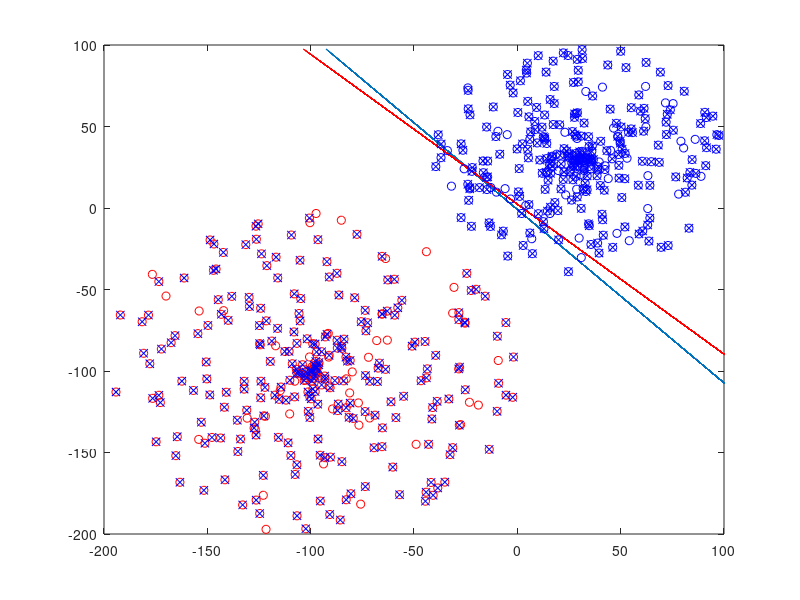

Write MATLAB code to recreate this figure. (Note: this script raises an error after producing the figure.)
% algoritmo para treino da rede neural perceptron 1 neuronio e 1 camada
clc, clear;
load('data/classeA.mat');
load('data/classeB.mat');

w1 = rand();
w2 = rand();
w = [w1 w2];
teta = 1;
neta = 0.025;
total = [classeA classeB];
treino = [classeA(:,1:250) classeB(:,1:250)];
resposta_do_treino = [ones(1,250) ,-1*ones(1,250)];

erro =1;
epoca =0;
x = treino(1,:);
%reta incial antes do treino
reta_inicial = -(w1*x/w2)+(teta/w2);
%plot(reta_inicial,x,'r')
%hold on;

%init gif
figure(1)
filename = 'classificador.gif';
n=1;
%
while erro 
    n=n+1;
    erro=0;
    for i=1:500
        
        u1 = w1*treino(1,i);
        u2 = w2*treino(2,i);
        u = u1+u2-teta;
        if u>=0
            y=1;
        else
            y=-1;
        end
        if y~=resposta_do_treino(i)
           w1=w1 + neta*(resposta_do_treino(i)-y)*treino(1,i);
           w2=w2 + neta*(resposta_do_treino(i)-y)*treino(2,i);
           teta = teta +neta*(resposta_do_treino(i)-y)*-1;
           erro =1;
           
       % elseif y == resposta_do_treino(i)
        %    erro =0;    
        end
        
    end
    epoca = epoca+1;


    %plot(classeA(1,:),classeA(2,:),'ro')
    %hold on;
    %plot(classeB(1,:),classeB(2,:),'bo')
    %plot(treino(1,:),treino(2,:),'bx')
    %hold on;
      x = treino(1,:);
      reta = -(w1*x/w2)+(teta/w2);
      plot(reta,x,reta_inicial,x,'r', classeB(1,:),classeB(2,:),'bo',classeA(1,:),classeA(2,:),'ro', treino(1,:),treino(2,:),'bx')

      axis([-200 100 -200 100])
      
      %delay for gif 
      for j = 1:0.5:1000000
      end

      drawnow
      frame = getframe(1);
      im = frame2im(frame);
      [imind,cm] = rgb2ind(im,256);
      if n == 1;
          imwrite(imind,cm,filename,'gif', 'Loopcount',inf);
      else
          imwrite(imind,cm,filename,'gif','WriteMode','append');
      end
end

%% plot result

      figure(2);
      reta = -(w1*x/w2)+(teta/w2);
      plot(reta,x,reta_inicial,x,'r', classeB(1,:),classeB(2,:),'bo',classeA(1,:),classeA(2,:),'ro', treino(1,:),treino(2,:),'bx')

      axis([-200 100 -200 100])

%% example for create a gif 
x = 0:0.01:1;
figure(3)
filename = 'create-gif.gif';
for n = 1:0.5:5
    
    for j = 1:0.5:1000000
    end
      y = x.^n;
      plot(x,y)
      drawnow
      frame = getframe(3);
      im = frame2im(frame);
      [imind,cm] = rgb2ind(im,256);
      if n == 1;
          imwrite(imind,cm,filename,'gif', 'Loopcount',inf);
      else
          imwrite(imind,cm,filename,'gif','WriteMode','append');
      end
end